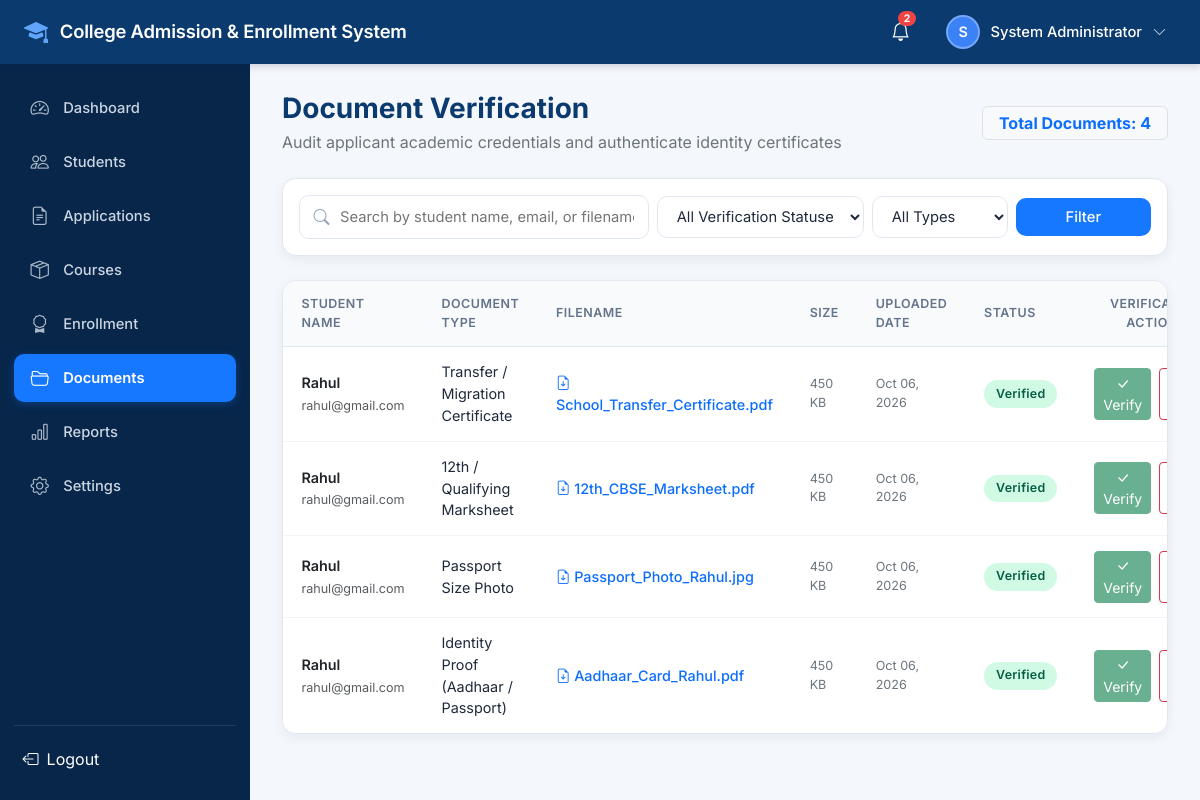
/documents/manage/ (signed in), run on the app's committed database.
### accounts/models.py (models this page shows, shortened)
class User(AbstractUser):
    ROLE_CHOICES = (
        ('ADMIN', 'Admin'),
        ('STUDENT', 'Student'),
    )
    role = models.CharField(max_length=20, choices=ROLE_CHOICES, default='STUDENT')
    email = models.EmailField(unique=True)
    phone_number = models.CharField(max_length=20, blank=True, null=True)
    profile_picture = models.ImageField(upload_to='profiles/', blank=True, null=True)
    created_at = models.DateTimeField(auto_now_add=True)
    updated_at = models.DateTimeField(auto_now=True)
    USERNAME_FIELD = 'email'
    REQUIRED_FIELDS = ['username', 'first_name', 'last_name']
    @property
    def is_student(self):
        return self.role == 'STUDENT'
    @property
    def is_admin_user(self):
        return self.role == 'ADMIN' or self.is_staff or self.is_superuser
    @property
    def full_name(self):
        name = f"{self.first_name} {self.last_name}".strip()
        return name if name else self.username

### documents/models.py (models this page shows, shortened)
class Document(models.Model):
    DOCUMENT_TYPES = (
        ('ID_PROOF', 'Identity Proof (Aadhaar / Passport)'),
        ('PHOTO', 'Passport Size Photo'),
        ('ACADEMIC_10', '10th Standard Marksheet'),
        ('ACADEMIC_12', '12th / Qualifying Marksheet'),
        ('TRANSFER_CERT', 'Transfer / Migration Certificate'),
        ('OTHER', 'Other Supporting Document'),
    )
    STATUS_CHOICES = (
        ('Pending', 'Pending'),
        ('Verified', 'Verified'),
        ('Rejected', 'Rejected'),
    )
    student = models.ForeignKey(settings.AUTH_USER_MODEL, on_delete=models.CASCADE, related_name='documents')
    application = models.ForeignKey(
        AdmissionApplication,
        on_delete=models.CASCADE,
        null=True,
        blank=True,
        related_name='documents'
    )
    document_type = models.CharField(max_length=50, choices=DOCUMENT_TYPES)
    title = models.CharField(max_length=150, blank=True)
    file = models.FileField(upload_to='documents/%Y/%m/')
    file_name = models.CharField(max_length=255, blank=True)
    file_size = models.CharField(max_length=50, blank=True)
    status = models.CharField(max_length=20, choices=STATUS_CHOICES, default='Pending')
    rejection_reason = models.TextField(blank=True, null=True)
    verified_by = models.ForeignKey(
        settings.AUTH_USER_MODEL,
        on_delete=models.SET_NULL,
        null=True,
        blank=True,
        related_name='verified_documents'
    )
    verified_at = models.DateTimeField(null=True, blank=True)
    uploaded_at = models.DateTimeField(auto_now_add=True)
    class Meta:
        ordering = ['-uploaded_at']

### documents/views.py (the view, shortened to what this page needs)
# urls.py: path('manage/', views.admin_manage_documents, name='manage'),
@admin_required
def admin_manage_documents(request):
    query = request.GET.get('q', '').strip()
    status_filter = request.GET.get('status', '').strip()
    type_filter = request.GET.get('type', '').strip()
    documents = Document.objects.select_related('student', 'application', 'verified_by').order_by('-uploaded_at')
    if status_filter:
        documents = documents.filter(status=status_filter)
    if type_filter:
        documents = documents.filter(document_type=type_filter)
    paginator = Paginator(documents, 15)
    page_number = request.GET.get('page')
    page_obj = paginator.get_page(page_number)
    return render(request, 'documents/admin_documents_list.html', {
        'page_obj': page_obj,
        'query': query,
        'status_filter': status_filter,
        'type_filter': type_filter,
        'doc_types': Document.DOCUMENT_TYPES,
        'total_count': documents.count(),
    })

### notifications/context_processors.py (called while the page is built)
def notification_context(request):
    if request.user.is_authenticated:
        unread_count = Notification.objects.filter(recipient=request.user, is_read=False).count()
        recent_notifications = Notification.objects.filter(recipient=request.user)[:5]
        return {
            'unread_notifications_count': unread_count,
            'recent_notifications': recent_notifications,
        }
    return {
        'unread_notifications_count': 0,
        'recent_notifications': [],
    }

### templates/documents/admin_documents_list.html (shortened to what this page needs)
{% extends 'base.html' %}
{% load static %}
{% block content %}
<div class="mb-4 d-flex flex-wrap justify-content-between align-items-center gap-3">
  <div>
    <h3 class="fw-bold mb-1" style="color: #0B3A6E;">Document Verification</h3>
    <p class="text-secondary mb-0">Audit applicant academic credentials and authenticate identity certificates</p>
  </div>
  <span class="badge bg-light text-primary border px-3 py-2 fs-6">Total Documents: {{ total_count }}</span>
</div>
<div class="card-custom mb-4 p-3">
  <form method="get" class="row g-2 align-items-center">
    <div class="col-md-5">
      <div class="input-icon-group">
        <i class="bi bi-search"></i>
        <input type="text" name="q" value="{{ query }}" class="form-control-custom" placeholder="Search by student name, email, or filename...">
      </div>
    </div>
    <div class="col-md-3">
      <select name="status" class="form-select-custom">
        <option value="">All Verification Statuses</option>
      </select>
    </div>
    <div class="col-md-2">
      <select name="type" class="form-select-custom">
        <option value="">All Types</option>
      </select>
    </div>
    <div class="col-md-2 d-flex gap-2">
      <button type="submit" class="btn btn-primary-custom w-100 py-2">Filter</button>
    </div>
  </form>
</div>
<div class="card-custom p-0 overflow-hidden">
  <div class="table-custom-container border-0">
    <table class="table-custom">
      <thead>
        <tr>
          <th>Student Name</th>
          <th>Document Type</th>
          <th>Filename</th>
          <th>Size</th>
          <th>Uploaded Date</th>
          <th>Status</th>
          <th class="text-center" style="width: 200px;">Verification Actions</th>
        </tr>
      </thead>
      <tbody>
        {% for doc in page_obj %}
          <tr>
            <td>
              <div class="fw-semibold text-dark">{{ doc.student.full_name }}</div>
              <small class="text-muted">{{ doc.student.email }}</small>
            </td>
            <td>{{ doc.get_document_type_display }}</td>
            <td>
              {% if doc.file %}
                <a href="{{ doc.file.url }}" target="_blank" class="text-decoration-none fw-medium text-primary">
                  <i class="bi bi-file-earmark-arrow-down"></i> {{ doc.file_name }}
                </a>
              {% else %}
                <span class="text-muted">{{ doc.file_name }}</span>
              {% endif %}
            </td>
            <td class="text-secondary small">{{ doc.file_size }}</td>
            <td class="text-secondary small">{{ doc.uploaded_at|date:"M d, Y" }}</td>
            <td>
              {% if doc.status == 'Verified' %}
                <span class="badge-custom badge-approved">Verified</span>
              {% elif doc.status == 'Rejected' %}
                <span class="badge-custom badge-rejected" title="{{ doc.rejection_reason }}">Rejected</span>
              {% else %}
                <span class="badge-custom badge-warning">Pending</span>
              {% endif %}
            </td>
            <td class="text-center">
              <div class="d-inline-flex gap-2">
                <form action="{% url 'documents:verify' doc.id %}" method="post" class="d-inline">
                  <button type="submit" class="btn btn-sm btn-success py-1 px-2" title="Verify Document" {% if doc.status == 'Verified' %}disabled{% endif %}>
                    <i class="bi bi-check-lg"></i> Verify
                  </button>
                </form>
                <button type="button" class="btn btn-sm btn-outline-danger py-1 px-2" data-bs-toggle="modal" data-bs-target="#rejectModal{{ doc.id }}" title="Reject Document">
                </button>
              </div>
            </td>
          </tr>
        {% empty %}
          <tr>
            <td colspan="7" class="text-center py-4 text-muted">No documents found matching the filter criteria.</td>
          </tr>
        {% endfor %}
      </tbody>
    </table>
  </div>
</div>
{% endblock %}

### templates/base.html (shortened to what this page needs)
{% load static %}
<!DOCTYPE html>
<html lang="en">
<head>
  <link href="https://cdn.jsdelivr.net/npm/bootstrap@5.3.3/dist/css/bootstrap.min.css" rel="stylesheet">
  <link rel="stylesheet" href="https://cdn.jsdelivr.net/npm/bootstrap-icons@1.11.3/font/bootstrap-icons.min.css">
  <link rel="stylesheet" href="{% static 'css/style.css' %}">
</head>
<body>
  <header class="portal-header">
    <div class="d-flex align-items-center gap-3">
      <a href="{% if user.is_authenticated %}{% if user.is_admin_user %}{% url 'accounts:admin_dashboard' %}{% else %}{% url 'students:dashboard' %}{% endif %}{% else %}{% url 'accounts:home' %}{% endif %}" class="portal-brand text-decoration-none">
        <i class="bi bi-mortarboard-fill"></i>
        <span>College Admission & Enrollment System</span>
      </a>
    </div>
    <div class="portal-header-right">
      {% if user.is_authenticated %}
        <div class="dropdown">
          <button class="notification-bell-btn" id="notifDropdown" data-bs-toggle="dropdown" aria-expanded="false" title="Notifications">
            <i class="bi bi-bell"></i>
            {% if unread_notifications_count > 0 %}
              <span class="notification-badge">{{ unread_notifications_count }}</span>
            {% endif %}
          </button>
        </div>
        <div class="dropdown">
          <button class="header-user-btn" id="userMenuDropdown" data-bs-toggle="dropdown" aria-expanded="false">
            <div class="header-avatar">
              {% if user.profile_picture %}
                <img src="{{ user.profile_picture.url }}" alt="{{ user.full_name }}" class="w-100 h-100 rounded-circle">
              {% else %}
                {{ user.first_name|first|default:user.username|first|upper }}
              {% endif %}
            </div>
            <span class="header-user-name d-none d-sm-inline">{{ user.full_name|default:user.username }}</span>
            <i class="bi bi-chevron-down small opacity-75"></i>
          </button>
        </div>
      {% endif %}
    </div>
  </header>
  {% if user.is_authenticated %}
    <div class="portal-layout">
      <aside class="portal-sidebar">
        <ul class="sidebar-menu">
          {% if user.is_student %}
            <li class="sidebar-item {% if request.resolver_match.view_name == 'students:dashboard' %}active{% endif %}">
              <a href="{% url 'students:dashboard' %}"><i class="bi bi-speedometer2"></i> Dashboard</a>
            </li>
            <li class="sidebar-item {% if request.resolver_match.view_name == 'students:profile' %}active{% endif %}">
              <a href="{% url 'students:profile' %}"><i class="bi bi-person"></i> My Profile</a>
            </li>
            <li class="sidebar-item {% if request.resolver_match.view_name == 'admissions:apply' %}active{% endif %}">
              <a href="{% url 'admissions:apply' %}"><i class="bi bi-file-earmark-plus"></i> Apply for Admission</a>
            </li>
            <li class="sidebar-item {% if 'my_applications' in request.resolver_match.view_name or 'application_detail' in request.resolver_match.view_name %}active{% endif %}">
              <a href="{% url 'admissions:my_applications' %}"><i class="bi bi-journal-text"></i> My Applications</a>
            </li>
            <li class="sidebar-item {% if 'courses' in request.resolver_match.app_name and not user.is_admin_user %}active{% endif %}">
              <a href="{% url 'courses:list' %}"><i class="bi bi-book"></i> Courses</a>
            </li>
            <li class="sidebar-item {% if 'enrollments' in request.resolver_match.app_name %}active{% endif %}">
              <a href="{% url 'enrollments:my_enrollments' %}"><i class="bi bi-award"></i> Enrollment</a>
            </li>
            <li class="sidebar-item {% if 'documents' in request.resolver_match.app_name %}active{% endif %}">
              <a href="{% url 'documents:list' %}"><i class="bi bi-folder2-open"></i> Documents</a>
            </li>
            <li class="sidebar-item {% if 'notifications' in request.resolver_match.app_name %}active{% endif %}">
              <a href="{% url 'notifications:list' %}"><i class="bi bi-bell"></i> Notifications</a>
            </li>
            <li class="sidebar-item {% if request.resolver_match.view_name == 'accounts:settings' %}active{% endif %}">
              <a href="{% url 'accounts:settings' %}"><i class="bi bi-gear"></i> Settings</a>
            </li>
          {% else %}
            <li class="sidebar-item {% if request.resolver_match.view_name == 'accounts:admin_dashboard' %}active{% endif %}">
              <a href="{% url 'accounts:admin_dashboard' %}"><i class="bi bi-speedometer2"></i> Dashboard</a>
            </li>
            <li class="sidebar-item {% if 'students:manage' in request.resolver_match.view_name or 'student_detail' in request.resolver_match.view_name %}active{% endif %}">
              <a href="{% url 'students:manage' %}"><i class="bi bi-people"></i> Students</a>
            </li>
            <li class="sidebar-item {% if 'admissions:admin' in request.resolver_match.view_name %}active{% endif %}">
              <a href="{% url 'admissions:admin_manage' %}"><i class="bi bi-file-earmark-text"></i> Applications</a>
            </li>
            <li class="sidebar-item {% if 'courses' in request.resolver_match.app_name %}active{% endif %}">
              <a href="{% url 'courses:manage' %}"><i class="bi bi-box-seam"></i> Courses</a>
            </li>
            <li class="sidebar-item {% if 'enrollments' in request.resolver_match.app_name %}active{% endif %}">
              <a href="{% url 'enrollments:manage' %}"><i class="bi bi-award"></i> Enrollment</a>
            </li>
            <li class="sidebar-item {% if 'documents' in request.resolver_match.app_name %}active{% endif %}">
              <a href="{% url 'documents:manage' %}"><i class="bi bi-folder2-open"></i> Documents</a>
            </li>
            <li class="sidebar-item {% if 'reports' in request.resolver_match.app_name %}active{% endif %}">
              <a href="{% url 'reports:overview' %}"><i class="bi bi-bar-chart"></i> Reports</a>
            </li>
            <li class="sidebar-item {% if request.resolver_match.view_name == 'accounts:settings' %}active{% endif %}">
              <a href="{% url 'accounts:settings' %}"><i class="bi bi-gear"></i> Settings</a>
            </li>
          {% endif %}
        </ul>
        <div class="sidebar-footer">
          <form action="{% url 'accounts:logout' %}" method="post">
            <button type="submit" class="btn btn-link text-white text-decoration-none w-100 text-start p-2 d-flex align-items-center gap-2 rounded hover-bg">
              <i class="bi bi-box-arrow-left"></i> Logout
            </button>
          </form>
        </div>
      </aside>
      <main class="portal-content">
        {% block content %}{% endblock %}
      </main>
    </div>
  {% else %}
    <main class="flex-grow-1">
      {% block public_content %}{% endblock %}
    </main>
  {% endif %}
</body>
</html>

### data on the page
User: first_name|first "S", full_name "System Administrator"
Document: student.full_name "Rahul", student.email "rahul@gmail.com", document_type "Transfer / Migration Certificate", file_name "School_Transfer_Certificate.pdf", file_size "450 KB", uploaded_at "Oct 06, 2026", status "Verified"
Document: student.full_name "Rahul", student.email "rahul@gmail.com", document_type "12th / Qualifying Marksheet", file_name "12th_CBSE_Marksheet.pdf", file_size "450 KB", uploaded_at "Oct 06, 2026", status "Verified"
Document: student.full_name "Rahul", student.email "rahul@gmail.com", document_type "Passport Size Photo", file_name "Passport_Photo_Rahul.jpg", file_size "450 KB", uploaded_at "Oct 06, 2026", status "Verified"
Document: student.full_name "Rahul", student.email "rahul@gmail.com", document_type "Identity Proof (Aadhaar / Passport)", file_name "Aadhaar_Card_Rahul.pdf", file_size "450 KB", uploaded_at "Oct 06, 2026", status "Verified"

### other printed values
{{ unread_notifications_count }} "2"
{{ total_count }} "4"
